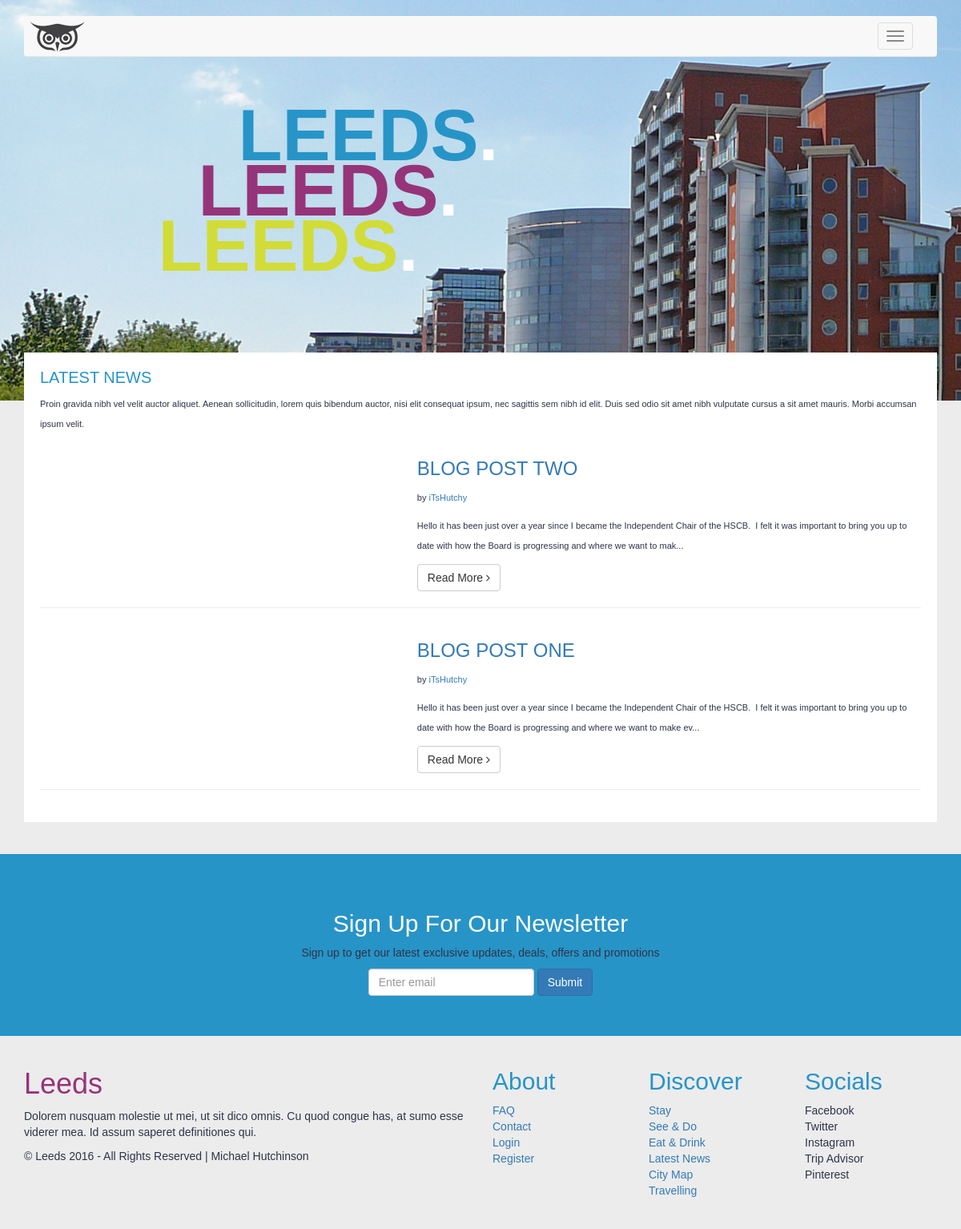
Screenshot of /index.php/blog with the database file from the repository.
### tables this page shows
CREATE TABLE IF NOT EXISTS `post` (
  `id` int(11) NOT NULL AUTO_INCREMENT,
  `title` varchar(250) NOT NULL,
  `author` varchar(250) NOT NULL,
  `image` varchar(250) NOT NULL,
  `body` varchar(4000) NOT NULL,
  `post_category_id` int(11) NOT NULL,
  `date` timestamp NOT NULL DEFAULT CURRENT_TIMESTAMP ON UPDATE CURRENT_TIMESTAMP,
  PRIMARY KEY (`id`)
);

### application/controllers/Blog.php (called while the page is built, shortened)
<?php
class Blog extends CI_Controller {
	function __construct() {
        $this->load->view('main/page_components/head-tags');
        $this->load->view('main/page_components/header');
        $this->load->view('main/page_components/navbar');
    }
    public function index()
    {
        $this->load->model('blog_Post_model');
        $data['rows'] = $this->blog_Post_model->get_all_posts();
        $this->load->view('main/blog_view', $data);
        $this->load->view('main/page_components/footer-tags');
        $this->load->view('main/page_components/footer');
    }
}

### index.php (called while the page is built, shortened)
<?php
require_once BASEPATH.'core/CodeIgniter.php';

### application/models/Blog_Post_model.php (called while the page is built, shortened)
<?php
class Blog_Post_model extends CI_Model {
    public function __construct() {
		$this->pdo = $this->load->database('pdo', true);
	}
	public function get_all_posts() {
		$query = $this->pdo->query("SELECT * FROM post");
		$result = $query->result();
		if($query) return $result;
	  	else return false;
	}
}
?>

### application/views/main/blog_view.php (the view, shortened to what this page needs)
    <section id="boxes">
    <div class="content">
      <div class="container">
        <div class="row">
          <div class="col-xs-12 col-sm-12 col-md-12 boxes">
            <div class="white-background overflow-hidden">
                <div class="col-xs-12 col-sm-12 padding0">
                  <div class="padding20 box-text">
                    <h2><span class="blue">LATEST NEWS</span></h2>
                      <p>Proin gravida nibh vel velit auctor aliquet. Aenean sollicitudin, lorem quis bibendum auctor, nisi elit consequat ipsum, nec sagittis sem nibh id elit. Duis sed odio sit amet nibh vulputate cursus a sit amet mauris. Morbi accumsan ipsum velit.</p>
<?php foreach (array_reverse($rows) as $r) : ?>
	<div class="row">
        <div class="col-md-5">
        </div>
		<div class="col-md-7">
            <h3>
                <a href="/"><?php echo anchor("blog/post/{$r->id}", $r->title); ?></a>
            </h3>
            <p>by <a href="#"><?php echo $r->author; ?></a>
            </p>
            <p><?php echo substr($r->body, 0, 200).'...'; ?></p>
            <a class="btn btn-default" href="<?php  base_url()?>blog/post/<?php echo $r->id ?>">Read More <i class="fa fa-angle-right"></i></a>
        </div>
    </div>
    <hr>
<?php endforeach; ?>
                  </div>
                </div>
            </div>
          </div>
        </div>
      </div>
      </div>
    </section>

### application/views/main/page_components/head-tags.php (shortened to what this page needs)
<!DOCTYPE html>
<html lang="en">
  <head>
    <link href="/assets/css/bootstrap.min.css" rel="stylesheet">
    <link href="/assets/css/style.css" rel="stylesheet">
    <link href="/assets/font-awesome/css/font-awesome.min.css" rel="stylesheet" type="text/css">
  </head>
  <body>

### application/views/main/page_components/header.php (shortened to what this page needs)
    <header>
<div class="navbar-wrapper">
      <div class="container">
        <nav class="navbar navbar-default navbar-static-top">
          <div class="container">
            <div class="navbar-header">
              <button type="button" class="navbar-toggle collapsed" data-toggle="collapse" data-target="#navbar" aria-expanded="false" aria-controls="navbar">
                <span class="icon-bar"></span>
                <span class="icon-bar"></span>
                <span class="icon-bar"></span>
              </button>
              <a class="navbar-brand" href="/">
                <img alt="Leeds Logo" src="/assets/images/leeds-logo.png">
              </a>
            </div>
          </div>
        </nav>
      </div>
    </div>
    <div id="myCarousel" class="carousel slide" data-ride="carousel">
      <div class="carousel-inner" role="listbox">
        <div class="item active">
          <img class="first-slide" src="/assets/images/leeds-hero.png" alt="First slide">
          <div class="container">
            <div class="carousel-caption">
              <h1 class="title"><span class="blue">LEEDS</span>.</h1>
              <h1 class="title1"><span class="purple">LEEDS</span>.</h1>
              <h1><span class="yellow">LEEDS</span>.</h1>
            </div>
          </div>
        </div>
      </div>
    </div>
    </header>

### application/views/main/page_components/footer.php (shortened to what this page needs)
    <section id="newsletter" class="blue-background newsletter">
      <div class="container">
        <div class="row">
          <div class="col-lg-12 text-center">
            <h2><span class="white">Sign Up For Our Newsletter</span></h2>
            <p>Sign up to get our latest exclusive updates, deals, offers and promotions</p>
            <form class="form-inline">
              <div class="form-group">
                <input type="email" class="form-control" id="exampleInputEmail3" placeholder="Enter email">
              </div>
              <button type="submit" class="btn btn-primary">Submit</button>
            </form>
          </div>
        </div>
      </div>
    </section>
    <footer>
      <div class="container">
        <div class="row">
          <div class="col-md-6 col-sm-12">
            <h1>Leeds</h1>
            <p>Dolorem nusquam molestie ut mei, ut sit dico omnis. Cu quod congue has, at sumo esse viderer mea. Id assum saperet definitiones qui.</p>
            <p>© Leeds 2016 - All Rights Reserved     |     Michael Hutchinson</p>
          </div>
          <div class="col-md-2 col-sm-4">
            <h2>About</h2>
              <ul class="list-unstyled">
                <li><a href="faq">FAQ</a></li>
                <li><a href="contact">Contact</a></li>
                <li><a href="login">Login</a></li>
                <li><a href="register_user">Register</a></li>
              </ul>
          </div>
          <div class="col-md-2 col-sm-4">
            <h2>Discover</h2>
              <ul class="list-unstyled">
                <li><a href="/stay">Stay</a></li>
                <li><a href="/see">See & Do</a></li>
                <li><a href="/eat">Eat & Drink</a></li>
                <li><a href="blog">Latest News</a></li>
                <li><a href="map">City Map</a></li>
                <li><a href="travel">Travelling</a></li>
              </ul>
          </div>
          <div class="col-md-2 col-sm-4">
            <h2>Socials</h2>
              <ul class="list-unstyled">
                <li>Facebook</li>
                <li>Twitter</li>
                <li>Instagram</li>
                <li>Trip Advisor</li>
                <li>Pinterest</li>
              </ul>
          </div>
        </div>
      </div>
    </footer>
  </body>
</html>

### assets/css/style.css (style rules this page uses)
body { font-family: 'Montserrat', sans-serif; color: #2f334a; background-color: #ececec; background-repeat: repeat; background-position: center top; }
.blue { color: #2794c7; }
.white { color: #fff; }
.purple { color: #96347a; }
.yellow { color: #d1dc37; }
.blue-background { background-color: #2794c7; }
.white-background { background-color: #fff; }
footer { margin-bottom: 40px; margin-top: 20px; }
footer h1 { color: #96347a; }
footer h2 { color: #2794c7 }
.newsletter { padding: 50px 0; }
.content { margin-top: -120px; }
.boxes { margin-bottom: 40px; }
.padding0 { padding: 0; }
.overflow-hidden { overflow: hidden; }
.box-text { line-height: 1.8em; height: 100%; }
.padding20 { padding: 20px; }
.navbar-wrapper { position: absolute; top: 0; right: 0; left: 0; z-index: 20; }
.navbar-wrapper > .container { padding-right: 0; padding-left: 0; }
.navbar-wrapper .navbar { padding-right: 15px; padding-left: 15px; }
.navbar-wrapper .navbar .container { width: auto; }
.navbar-brand { float: left; padding: 7px; }
.carousel { height: 500px; margin-bottom: 60px; }
.carousel-caption { z-index: 10; top: 20%; bottom: auto; left: 5%; }
.carousel-caption h1 { text-shadow: none; font-weight: bold; margin-top: 0; margin-bottom: -30px; font-size: 90px; }
.carousel .item { height: 500px; background-color: #777; }
.carousel-inner > .item > img { position: absolute; top: 0; left: 0; min-width: 100%; height: 500px; }
@media (min-width: 768px) { .navbar-wrapper { margin-top: 20px; } }
@media (min-width: 768px) { .navbar-wrapper .container { padding-right: 15px; padding-left: 15px; } }
@media (min-width: 768px) { .navbar-wrapper .navbar { padding-right: 0; padding-left: 0; } }
@media (min-width: 768px) { .navbar-wrapper .navbar { border-radius: 4px; } }
@media (min-width: 768px) { .carousel-caption { left: -20%; } }
@media (min-width: 768px) { .title { margin-left: 200px; } }
@media (min-width: 768px) { .title1 { margin-left: 100px; } }

### rows the page displays
post: anchor("blog/post/{$r->id}", $r->title) "BLOG POST TWO", author "iTsHutchy", body "Hello it has been just over a year since I became the Independent Chair of the HSCB. I felt it was important to bring you up to date with how the Board is progressing and where we want to mak"
post: anchor("blog/post/{$r->id}", $r->title) "BLOG POST ONE", author "iTsHutchy", body "Hello it has been just over a year since I became the Independent Chair of the HSCB. I felt it was important to bring you up to date with how the Board is progressing and where we want to make ev"
